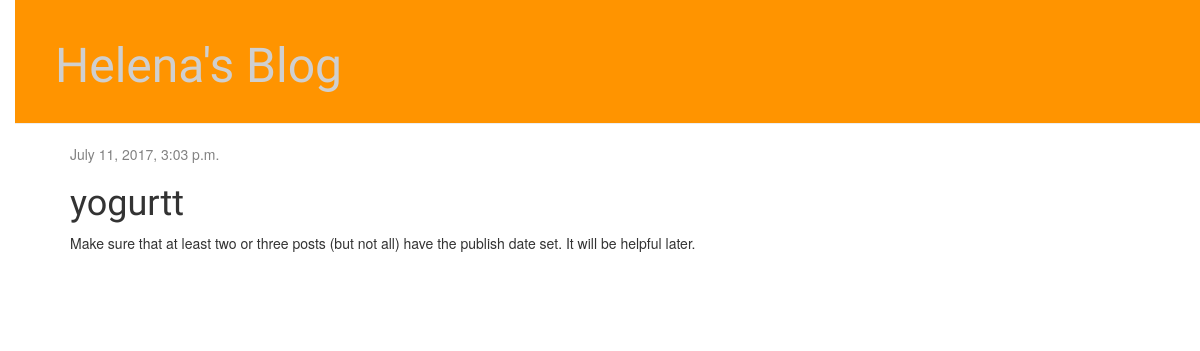
The app's page /post/2/, older data.
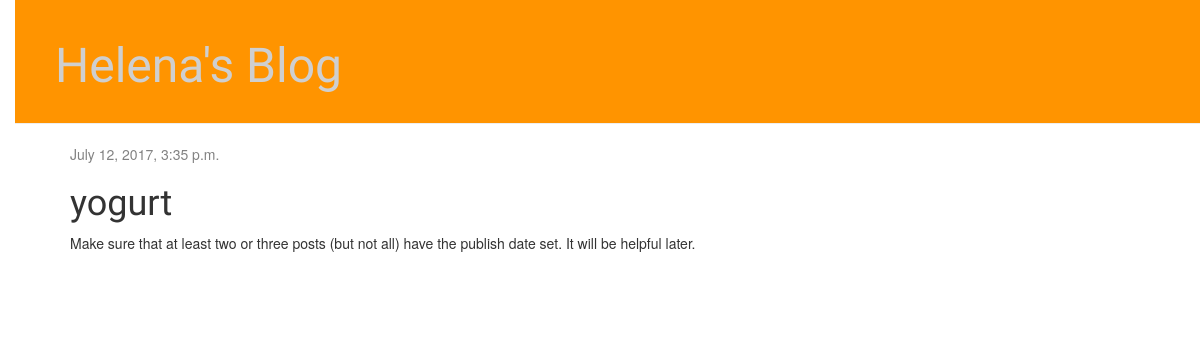
The same page, newer data.
### blog/models.py (models this page shows, shortened)
class Post(models.Model):
    author = models.ForeignKey('auth.User')
    title = models.CharField(max_length=200)
    text = models.TextField()
    created_date = models.DateTimeField(
        default=timezone.now)
    published_date = models.DateTimeField(
        blank=True, null=True)

### blog/views.py (the view)
# urls.py: url(r'^post/(?P<pk>\d+)/$', views.post_detail, name='post_detail'),
def post_detail(request, pk):
    post = get_object_or_404(Post, pk=pk)
    return render(request, 'blog/post_detail.html', {'post': post})

### blog/templates/blog/post_detail.html (shortened to what this page needs)
{% extends 'blog/base.html' %}
{% block content %}
    <div class="post">
        {% if post.published_date %}
            <div class="date">
                {{ post.published_date }}
            </div>
        {% endif %}
        <h1>{{ post.title }}</h1>
        <p>{{ post.text|linebreaksbr }}</p>
    </div>
{% endblock %}

Row changes from the older to the newer data that the page shows:
changed Post: published_date "July 11, 2017, 3:03 p.m." → "July 12, 2017, 3:35 p.m."; title "yogurtt" → "yogurt"
